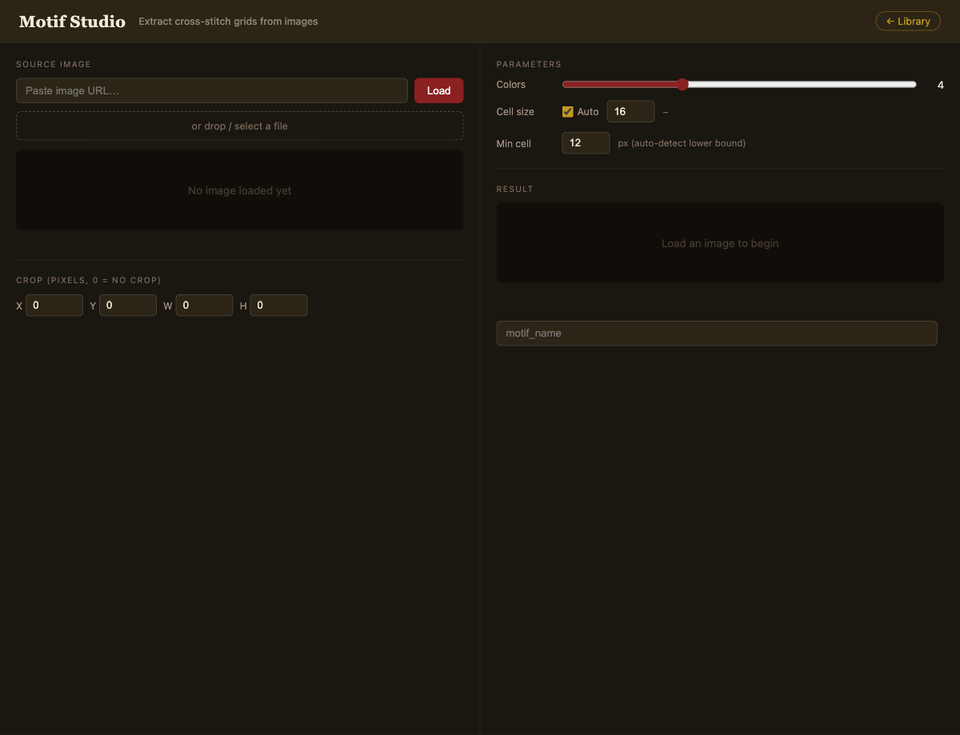
#> input picture app/studio_initial.png, 960 x 735 px, shrunk from 1200 x 919 before the run
$ python image_to_motif.py studio_initial.png
#> lines starting #> are read from the running program, lines starting #| are printed output that depends on the picture
#!/usr/local/bin/python3
"""
image_to_motif.py — Extract a cross-stitch grid from an image and export it as JSON
                    plus a ready-to-paste p5.js stamp function.

The tool auto-detects the cell size by finding the pixel period that minimises
intra-cell color variance (works well for clean vector renders and scanned charts).

Usage:
  python3 image_to_motif.py <url_or_path> [options]

Options:
  --colors N      Colors to quantize to (default: 4)
  --cell N        Force cell size in pixels instead of auto-detecting
  --crop X Y W H  Crop before analysis (pixels)
  --name STR      Motif id/name (default: image filename stem)
  --out FILE      JSON output path (default: motifs/<name>.json)
  --preview       Print ASCII art to stdout
  --js            Also write a .js file with the stamp function

Examples:
  python3 image_to_motif.py pattern.png --colors 2 --name zmijanje_kolo
  python3 image_to_motif.py https://example.com/chart.jpg --cell 14 --js
"""

import argparse, io, json, math, os, ssl, sys, urllib.request
from pathlib import Path

try:
    from PIL import Image
    import numpy as np
except ImportError:
    print("Missing deps — run:  pip install Pillow numpy")
    sys.exit(1)

_ssl = ssl.create_default_context()
_ssl.check_hostname = False
_ssl.verify_mode = ssl.CERT_NONE


# ── image loading ─────────────────────────────────────────────────────────────

def load_image(src):
    if src.startswith("http://") or src.startswith("https://"):
        req = urllib.request.Request(src, headers={"User-Agent": "Mozilla/5.0"})
        data = urllib.request.urlopen(req, context=_ssl).read()
        return Image.open(io.BytesIO(data)).convert("RGB")
    return Image.open(src).convert("RGB")


# ── grid detection ────────────────────────────────────────────────────────────

def score_cell_size(arr, s):
    """Mean intra-cell std-dev for cell size s. Lower = more uniform cells."""
    h, w = arr.shape[:2]
    rows, cols = h // s, w // s
    if rows < 3 or cols < 3:
        return float("inf")
    # Reshape into grid of cells and compute std over spatial dims
    crop = arr[:rows*s, :cols*s]
    cells = crop.reshape(rows, s, cols, s, 3)
    # std over the s×s spatial block
    stds = cells.std(axis=(1, 3))          # shape (rows, cols, 3)
    return float(stds.mean())

def detect_cell_size(arr, lo=12, hi=64):
    """
    Find the grid period using two methods and combine:
    1. Variance minimisation (good for clean vector/scanned images)
    2. Autocorrelation of column-mean projection (good for JPEG images)
    Returns the size with the most evidence.
    """
    h, w = arr.shape[:2]

    # Method 1: variance minimisation
    scores = {}
    for s in range(lo, min(hi, min(h, w) // 4) + 1):
        sc = score_cell_size(arr, s)
        if sc < float("inf"):
            scores[s] = sc
    var_best = min(scores, key=scores.get) if scores else lo

    # Method 2: autocorrelation of horizontal projection (immune to JPEG blocks)
    proj = arr.mean(axis=(0, 2)).astype(float)   # mean per column
    proj -= proj.mean()
    ac = np.correlate(proj, proj, mode="full")
    ac = ac[len(ac)//2:]                          # positive lags only
    ac_best = lo
    for s in range(lo, min(hi, len(ac) - 1)):
        if ac[s] > ac[s-1] and ac[s] > ac[s+1]:
            ac_best = s
            break

    # Prefer the autocorrelation result unless variance strongly prefers something else
    var_at_ac = scores.get(ac_best, float("inf"))
    var_at_var = scores.get(var_best, float("inf"))
    return ac_best if var_at_ac < var_at_var * 1.5 else var_best


# ── grid sampling ─────────────────────────────────────────────────────────────

def sample_grid(arr, s):
    """Average color of each cell's inner 50% area."""
    h, w = arr.shape[:2]
    rows, cols = h // s, w // s
    m = max(1, s // 4)          # margin to avoid grid-line bleed
    grid = []
    for r in range(rows):
        row = []
        for c in range(cols):
            patch = arr[r*s+m:(r+1)*s-m, c*s+m:(c+1)*s-m]
            row.append(patch.reshape(-1, 3).mean(axis=0).tolist())
        grid.append(row)
    return grid, rows, cols


# ── color quantization ────────────────────────────────────────────────────────

def quantize(grid_colors, rows, cols, n):
    """
    K-means quantization. Falls back to PIL median-cut if sklearn missing.
    Returns (hex_palette, 2D index grid) with 0 = lightest color (background).
    """
    pixels = np.array(grid_colors, dtype=np.float32).reshape(-1, 3)
    try:
        from sklearn.cluster import KMeans
        km = KMeans(n_clusters=n, random_state=0, n_init=10).fit(pixels)
        centers = km.cluster_centers_
        labels  = km.labels_
    except ImportError:
        # PIL median-cut fallback
        tiny = Image.fromarray(
            np.array(grid_colors, dtype=np.uint8).reshape(rows, cols, 3), "RGB")
        q = tiny.quantize(colors=n, method=Image.Quantize.MEDIANCUT)
        pal = q.getpalette()[:n*3]
        centers = np.array(pal, dtype=float).reshape(n, 3)
        labels  = np.array(list(q.getdata()), dtype=int)

    # Sort: brightest first (index 0 = background)
    lum = centers @ np.array([0.299, 0.587, 0.114])
    order = np.argsort(-lum)                        # descending luminance
    inv   = np.empty_like(order)
    inv[order] = np.arange(n)

    hex_pal = ["#%02x%02x%02x" % tuple(centers[i].astype(int)) for i in order]
    idx_grid = inv[labels].reshape(rows, cols).tolist()
    return hex_pal, idx_grid


# ── output builders ───────────────────────────────────────────────────────────

def build_json(name, source, grid, colors, cell_size):
    rows = len(grid)
    cols = len(grid[0]) if rows else 0
    full_stitches = [
        {"colorId": v, "x": c, "y": r}
        for r, row in enumerate(grid)
        for c, v in enumerate(row)
        if v > 0
    ]
    return {
        "name":        name,
        "source":      source,
        "stitchWidth": cols,
        "stitchHeight":rows,
        "cellSizePx":  cell_size,
        "colors":      [{"colorId": i, "hexValue": h} for i, h in enumerate(colors)],
        "grid":        grid,
        "fullStitches":full_stitches,
    }

def build_js(name, grid, colors):
    """Return a stamp function compatible with motif_browser.html."""
    fn  = f"m{name[0].upper()}{name[1:]}"
    rows = len(grid)
    cols = len(grid[0]) if rows else 0

    rows_js = ",\n    ".join("[" + ",".join(str(v) for v in row) + "]" for row in grid)
    pal_js  = "[" + ",".join(f'"{h}"' for h in colors) + "]"

    return f"""\
// Auto-generated by image_to_motif.py
// Source colors: {pal_js}
function {fn}(col, row, w, h) {{
  const GRID = [
    {rows_js}
  ];
  if (row < 0 || row >= {rows} || col < 0 || col >= {cols}) return 0;
  return GRID[row][col];
}}
"""

def update_motifs_js(motifs_dir):
    """Rebuild motifs/motifs.js from all JSON files in motifs_dir."""
    motifs_dir = Path(motifs_dir)
    all_motifs = []
    for f in sorted(motifs_dir.glob("*.json")):
        with open(f) as fp:
            all_motifs.append(json.load(fp))
    js_path = motifs_dir / "motifs.js"
    with open(js_path, "w") as f:
        f.write("// Auto-generated by image_to_motif.py — do not edit manually\n")
        f.write("window.IMPORTED_MOTIFS = ")
        json.dump(all_motifs, f, indent=2)
        f.write(";\n")
    return js_path

def ascii_preview(grid):
    chars = " .:#XO@"
    for row in grid:
        print("".join(chars[min(v, len(chars)-1)] for v in row))


# ── main ──────────────────────────────────────────────────────────────────────

def main():
    ap = argparse.ArgumentParser()
    ap.add_argument("source")
    ap.add_argument("--colors", type=int, default=4)
    ap.add_argument("--cell",   type=int, default=None)
    ap.add_argument("--lo",    type=int, default=12, help="Min cell size for auto-detect (default 12)")
    ap.add_argument("--crop",   nargs=4, type=int, metavar=("X","Y","W","H"))
    ap.add_argument("--name",   default=None)
    ap.add_argument("--out",    default=None)
    ap.add_argument("--preview",action="store_true")
    ap.add_argument("--js",     action="store_true")
    args = ap.parse_args()

    print(f"Loading: {args.source}")
    img = load_image(args.source)
#> in load_image, returned value is the input picture: PIL image 960x735 RGB; mean R, G, B 28.4, 23.8, 17.1

    if args.crop:
        x, y, w, h = args.crop
        img = img.crop((x, y, x+w, y+h))

    arr = np.array(img)
    print(f"  Size: {img.width}×{img.height}px")
#|   Size: 960×735px

    if args.cell:
        cell = args.cell
        print(f"  Cell: {cell}px (forced)")
    else:
        print("  Detecting cell size…", end=" ", flush=True)
        cell = detect_cell_size(arr)
#> the loop in detect_cell_size, `for s in range(lo, min(hi, min(h, w) // 4) + 1):` made 53 passes
#> sc on passes 1 to 12: 2.89, 2.6, 3.01, 2.59, 2.97, 3.41, 3.38, 3.35, 3.45, 4.01, 3.82, 3.86
#> pass 1, in score_cell_size, `stds = cells.std(axis=(1, 3))`:
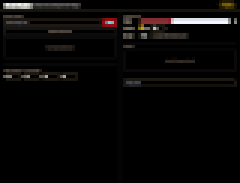
#> stds: shape (61, 80, 3) float64 (shown 3 times larger); mean of channels 0, 1, 2 3.2, 2.8, 2.6; drawn with min black and max white
#> pass 2, in score_cell_size (call 2), `stds = cells.std(axis=(1, 3))`:
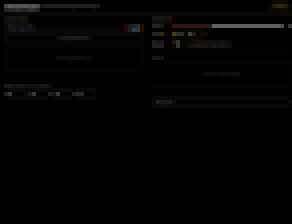
#> stds: shape (56, 73, 3) float64 (shown 4 times larger); mean of channels 0, 1, 2 2.9, 2.6, 2.3; drawn as R, G, B
#> after the loop in detect_cell_size, `for s in range(lo, min(hi, min(h, w) // 4) + 1):`: scores = 53 items
#> in detect_cell_size, `var_best = min(scores, key=scores.get) if scores else lo`: var_best = 15
#> in detect_cell_size, `proj = arr.mean(axis=(0, 2)).astype(float)`: proj = 960 values, max 27.63 at index 480, min 21.21 at index 413, mean 23.11
#> in detect_cell_size, `proj -= proj.mean()`: proj = 960 values, max 4.52 at index 480, min -1.9 at index 413, mean -1.48e-17
#> in detect_cell_size, `ac = np.correlate(proj, proj, mode="full")`: ac = 1919 values, max 877.2 at index 959, min -191.8 at index 659, mean 9.48e-16
#> in detect_cell_size, `ac = ac[len(ac)//2:]`: ac = 960 values, max 877.2 at index 0, min -191.8 at index 300, mean 0.457
#> the loop in detect_cell_size, `for s in range(lo, min(hi, len(ac) - 1)):` made 6 passes
#> ac_best on pass 6: 17
#> in detect_cell_size, `var_at_ac = scores.get(ac_best, float("inf"))`: var_at_ac = 3.41
#> in detect_cell_size, `var_at_var = scores.get(var_best, float("inf"))`: var_at_var = 2.59
#> cell = 17
        print(f"{cell}px")
#| 17px

    grid_colors, rows, cols = sample_grid(arr, cell)
#> in sample_grid, `rows, cols = h // s, w // s`: rows = 43; cols = 56
#> in sample_grid, `m = max(1, s // 4)`: m = 4
#> after the loop in sample_grid, `for r in range(rows):`: grid = 43 items
#> grid_colors = 43 items; rows = 43; cols = 56
    print(f"  Grid: {cols}×{rows} cells")
#|   Grid: 56×43 cells

    print(f"  Quantizing → {args.colors} colors…", end=" ", flush=True)
    colors, grid = quantize(grid_colors, rows, cols, args.colors)
#> in quantize, `pixels = np.array(grid_colors, dtype=np.float32).reshape(-1, 3)`: pixels = 2408 rows, first 8: [44, 36, 22], [44, 36, 22], [44, 36, 22], [44.05, 36.05, 22.05], [44, 36, 22], [44, 36, 22], [44.09, 36.09, 22.09], [44, 36, 22]
#> in quantize, `centers = km.cluster_centers_`: centers = [[26.32, 22.28, 16.22], [44.82, 37.01, 24.7], [136.6, 112.1, 92.91], [17.73, 14.64, 9.58]]
#> in quantize, `labels  = km.labels_`: labels = 2408 values, max 3 at index 505, min 0 at index 168, mean 0.437
#> in quantize, `lum = centers @ np.array([0.299, 0.587, 0.114])`: lum = [22.8, 37.94, 117.3, 14.99]
#> in quantize, `order = np.argsort(-lum)`: order = [2, 1, 0, 3]
#> in quantize, `hex_pal = ["#%02x%02x%02x" % tuple(centers[i].astype(int)) for i in or..`: hex_pal = ['#88705c', '#2c2518', '#1a1610', '#110e09']
#> in quantize, `idx_grid = inv[labels].reshape(rows, cols).tolist()`: idx_grid = 43 items
#> colors = ['#88705c', '#2c2518', '#1a1610', '#110e09']; grid = 43 items
    print("  ".join(colors))
#| #88705c  #2c2518  #1a1610  #110e09

    # name / paths
    name = args.name
    if not name:
        raw = args.source.split("/")[-1].split("?")[0]
        name = Path(raw).stem.replace("-", "_").replace(" ", "_")[:30]

    os.makedirs("motifs", exist_ok=True)
    json_path = args.out or f"motifs/{name}.json"
    js_path   = json_path.replace(".json", ".js")

    data = build_json(name, args.source, grid, colors, cell)
#> in build_json, `rows = len(grid)`: rows = 43
#> in build_json, `cols = len(grid[0]) if rows else 0`: cols = 56
#> in build_json, `full_stitches = [ {"colorId": v, "x": c, "y": r} for r, row in enumera..`: full_stitches = 2398 items
#> data = 8 items
    with open(json_path, "w") as f:
        json.dump(data, f, indent=2)
    print(f"\n✓ JSON  → {json_path}  ({rows}×{cols}, {len(colors)} colors)")
#| ✓ JSON  → motifs/studio_initial.json  (43×56, 4 colors)

    js_manifest = update_motifs_js(Path(json_path).parent)
    print(f"✓ Index → {js_manifest}  ({len([*Path(json_path).parent.glob('*.json')])} motifs)")

    if args.js:
        js = build_js(name, grid, colors)
        with open(js_path, "w") as f:
            f.write(js)
        print(f"✓ JS    → {js_path}")

    if args.preview:
        print("\nASCII preview:")
        ascii_preview(grid)


if __name__ == "__main__":
    main()
